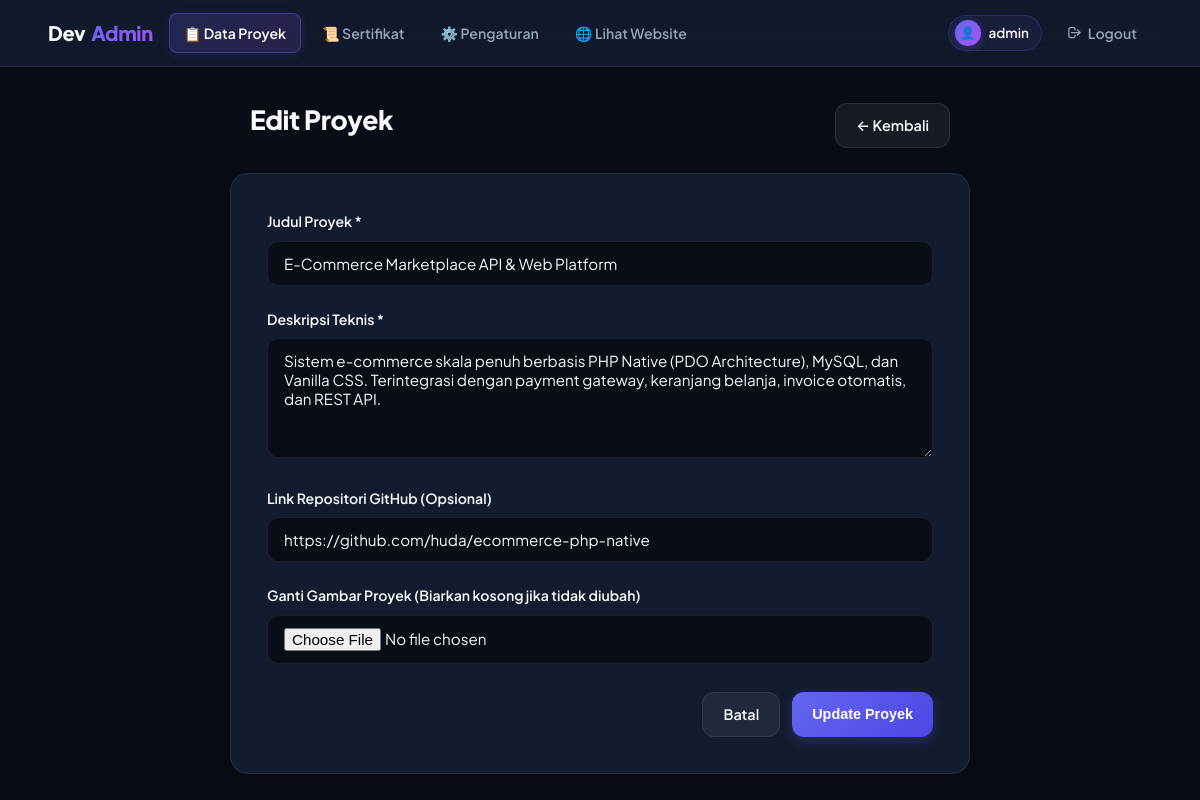
Screenshot of /admin/edit.php?id=2 (signed in) with the database file from the repository.
### tables this page shows
CREATE TABLE IF NOT EXISTS `projects` (
  `id` INT(11) NOT NULL AUTO_INCREMENT,
  `judul` VARCHAR(150) NOT NULL,
  `deskripsi_teknis` TEXT NOT NULL,
  `link_github` VARCHAR(255) DEFAULT NULL,
  `gambar` VARCHAR(255) NOT NULL,
  `created_at` DATETIME DEFAULT CURRENT_TIMESTAMP,
  `updated_at` DATETIME DEFAULT CURRENT_TIMESTAMP ON UPDATE CURRENT_TIMESTAMP,
  PRIMARY KEY (`id`)
);

### admin/edit.php (the view, shortened to what this page needs)
<?php
require_once '../koneksi.php';
$nama_admin = $_SESSION['admin_username'] ?? 'Admin';
$id = isset($_GET['id']) ? (int)$_GET['id'] : 0;
try {
    $stmt = $pdo->prepare("SELECT * FROM projects WHERE id = :id LIMIT 1");
    $stmt->bindParam(':id', $id, PDO::PARAM_INT);
    $stmt->execute();
    $project = $stmt->fetch();
} catch (PDOException $e) {
    die("Database Error: " . htmlspecialchars($e->getMessage()));
}
?>
<!DOCTYPE html>
<html lang="id">
<head>
    <link rel="stylesheet" href="../assets/css/admin.css">
</head>
<body>
    <nav class="admin-navbar">
        <div class="admin-nav-container">
            <a href="index.php" class="admin-logo">
                Dev<span>Admin</span>
            </a>
            <ul class="admin-nav-links" id="adminNavMenu">
                <li><a href="index.php" class="active">📋 Data Proyek</a></li>
                <li><a href="sertifikat.php">📜 Sertifikat</a></li>
                <li><a href="pengaturan.php">⚙️ Pengaturan</a></li>
                <li><a href="../index.php" target="_blank">🌐 Lihat Website</a></li>
                <li class="nav-user-item">
                    <div class="user-info">
                        <div class="user-avatar-badge">
                            <div class="user-avatar-icon">👤</div>
                            <span class="user-name"><?= htmlspecialchars((string)$nama_admin); ?></span>
                        </div>
                        <a href="logout.php" class="btn-logout" title="Keluar dari Panel Admin">
                            <svg width="15" height="15" fill="none" stroke="currentColor" viewBox="0 0 24 24">
                                <path stroke-linecap="round" stroke-linejoin="round" stroke-width="2" d="M17 16l4-4m0 0l-4-4m4 4H7m6 4v1a3 3 0 01-3 3H6a3 3 0 01-3-3V7a3 3 0 013-3h4a3 3 0 013 3v1"/>
                            </svg>
                            <span>Logout</span>
                        </a>
                    </div>
                </li>
            </ul>
        </div>
    </nav>
    <main class="admin-main">
        <div class="admin-header-action" style="max-width: 700px; margin: 0 auto 25px;">
            <h1 class="admin-title">Edit Proyek</h1>
            <a href="index.php" class="btn-secondary">&larr; Kembali</a>
        </div>
        <div class="form-card">
            <form action="edit.php?id=<?= $id; ?>" method="POST" enctype="multipart/form-data">
                <div class="form-group">
                    <label for="judul" class="form-label">Judul Proyek *</label>
                    <input type="text" id="judul" name="judul" class="form-control" value="<?= htmlspecialchars($project['judul']); ?>" required autocomplete="off">
                </div>
                <div class="form-group">
                    <label for="deskripsi_teknis" class="form-label">Deskripsi Teknis *</label>
                    <textarea id="deskripsi_teknis" name="deskripsi_teknis" class="form-control" required><?= htmlspecialchars($project['deskripsi_teknis']); ?></textarea>
                </div>
                <div class="form-group">
                    <label for="link_github" class="form-label">Link Repositori GitHub (Opsional)</label>
                    <input type="url" id="link_github" name="link_github" class="form-control" value="<?= htmlspecialchars($project['link_github']); ?>">
                </div>
                <div class="form-group">
                    <label for="gambar" class="form-label">Ganti Gambar Proyek (Biarkan kosong jika tidak diubah)</label>
                    <input type="file" id="gambar" name="gambar" class="form-control" accept="image/jpeg,image/png,image/webp,image/svg+xml">
                </div>
                <div class="form-actions">
                    <a href="index.php" class="btn-secondary">Batal</a>
                    <button type="submit" class="btn-primary">Update Proyek</button>
                </div>
            </form>
        </div>
    </main>
</body>
</html>

### rows the page displays
projects: judul "E-Commerce Marketplace API & Web Platform", deskripsi_teknis "Sistem e-commerce skala penuh berbasis PHP Native (PDO Architecture), MySQL, dan Vanilla CSS. Terintegrasi dengan payment gateway, keranjang belanja, invoice otomatis, dan REST API.", link_github "https://github.com/huda/ecommerce-php-native"

### other values shown
$nama_admin "admin"
